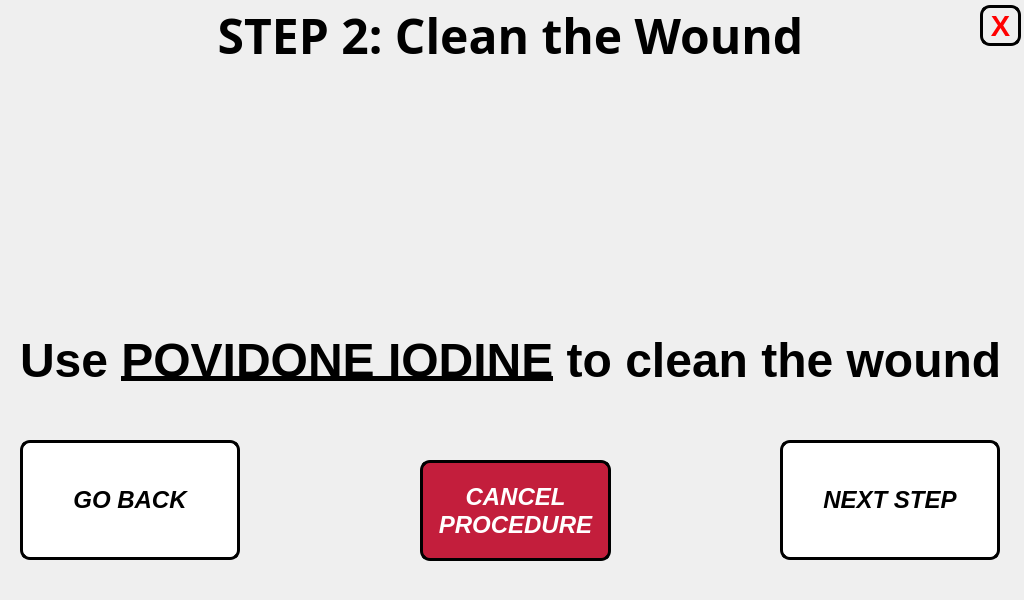
<?xml version="1.0" encoding="UTF-8"?>
<ui version="4.0">
 <class>step_1_window</class>
 <widget class="QMainWindow" name="step_1_window">
  <property name="geometry">
   <rect>
    <x>0</x>
    <y>0</y>
    <width>1024</width>
    <height>600</height>
   </rect>
  </property>
  <property name="minimumSize">
   <size>
    <width>1024</width>
    <height>600</height>
   </size>
  </property>
  <property name="maximumSize">
   <size>
    <width>1024</width>
    <height>600</height>
   </size>
  </property>
  <property name="windowTitle">
   <string>Step 1 Procedure</string>
  </property>
  <widget class="QWidget" name="centralwidget">
   <widget class="QLabel" name="title_step">
    <property name="geometry">
     <rect>
      <x>5</x>
      <y>0</y>
      <width>1011</width>
      <height>71</height>
     </rect>
    </property>
    <property name="font">
     <font>
      <family>Unispace</family>
      <pointsize>18</pointsize>
      <weight>75</weight>
      <bold>true</bold>
     </font>
    </property>
    <property name="text">
     <string>&lt;html&gt;&lt;head/&gt;&lt;body&gt;&lt;p align=&quot;center&quot;&gt;&lt;span style=&quot; font-size:36pt;&quot;&gt;STEP 2: Clean the Wound&lt;/span&gt;&lt;/p&gt;&lt;/body&gt;&lt;/html&gt;</string>
    </property>
    <property name="alignment">
     <set>Qt::AlignCenter</set>
    </property>
   </widget>
   <widget class="QLabel" name="text_steps">
    <property name="geometry">
     <rect>
      <x>20</x>
      <y>300</y>
      <width>981</width>
      <height>121</height>
     </rect>
    </property>
    <property name="font">
     <font>
      <pointsize>14</pointsize>
      <weight>75</weight>
      <bold>true</bold>
     </font>
    </property>
    <property name="text">
     <string>&lt;html&gt;&lt;head/&gt;&lt;body&gt;&lt;p align=&quot;center&quot;&gt;&lt;span style=&quot; font-size:36pt;&quot;&gt;Use &lt;/span&gt;&lt;span style=&quot; font-size:36pt; text-decoration: underline;&quot;&gt;POVIDONE IODINE&lt;/span&gt;&lt;span style=&quot; font-size:36pt;&quot;&gt; to clean the wound.&lt;/span&gt;&lt;/p&gt;&lt;/body&gt;&lt;/html&gt;</string>
    </property>
   </widget>
   <widget class="QLabel" name="gif_player_label">
    <property name="geometry">
     <rect>
      <x>330</x>
      <y>80</y>
      <width>360</width>
      <height>240</height>
     </rect>
    </property>
    <property name="minimumSize">
     <size>
      <width>360</width>
      <height>240</height>
     </size>
    </property>
    <property name="maximumSize">
     <size>
      <width>360</width>
      <height>240</height>
     </size>
    </property>
    <property name="font">
     <font>
      <family>Unispace</family>
      <pointsize>16</pointsize>
      <weight>75</weight>
      <bold>true</bold>
     </font>
    </property>
    <property name="frameShape">
     <enum>QFrame::NoFrame</enum>
    </property>
    <property name="lineWidth">
     <number>1</number>
    </property>
    <property name="text">
     <string/>
    </property>
    <property name="alignment">
     <set>Qt::AlignCenter</set>
    </property>
   </widget>
   <widget class="QPushButton" name="next_step_button">
    <property name="geometry">
     <rect>
      <x>780</x>
      <y>440</y>
      <width>220</width>
      <height>120</height>
     </rect>
    </property>
    <property name="minimumSize">
     <size>
      <width>220</width>
      <height>120</height>
     </size>
    </property>
    <property name="maximumSize">
     <size>
      <width>220</width>
      <height>120</height>
     </size>
    </property>
    <property name="font">
     <font>
      <pointsize>18</pointsize>
      <weight>75</weight>
      <italic>true</italic>
      <bold>true</bold>
     </font>
    </property>
    <property name="cursor">
     <cursorShape>PointingHandCursor</cursorShape>
    </property>
    <property name="styleSheet">
     <string notr="true">QPushButton:hover:!pressed
{
  background-color: rgb(195,30,60);
}

QPushButton
{
  background-color: white;
color: black;
border-style: outset;
border-width: 3px;
border-radius:10px;
border-color: black;
}</string>
    </property>
    <property name="text">
     <string>NEXT STEP</string>
    </property>
   </widget>
   <widget class="QPushButton" name="go_back_button">
    <property name="geometry">
     <rect>
      <x>20</x>
      <y>440</y>
      <width>220</width>
      <height>120</height>
     </rect>
    </property>
    <property name="minimumSize">
     <size>
      <width>220</width>
      <height>120</height>
     </size>
    </property>
    <property name="maximumSize">
     <size>
      <width>220</width>
      <height>120</height>
     </size>
    </property>
    <property name="font">
     <font>
      <pointsize>18</pointsize>
      <weight>75</weight>
      <italic>true</italic>
      <bold>true</bold>
     </font>
    </property>
    <property name="styleSheet">
     <string notr="true">QPushButton:hover:!pressed
{
  background-color: rgb(195,30,60);
}

QPushButton
{
  background-color: white;
color: black;
border-style: outset;
border-width: 3px;
border-radius:10px;
border-color: black;
}</string>
    </property>
    <property name="text">
     <string>GO BACK</string>
    </property>
   </widget>
   <widget class="QLabel" name="label">
    <property name="geometry">
     <rect>
      <x>0</x>
      <y>0</y>
      <width>1024</width>
      <height>600</height>
     </rect>
    </property>
    <property name="minimumSize">
     <size>
      <width>1024</width>
      <height>600</height>
     </size>
    </property>
    <property name="maximumSize">
     <size>
      <width>1024</width>
      <height>600</height>
     </size>
    </property>
    <property name="text">
     <string/>
    </property>
    <property name="pixmap">
     <pixmap>../pictures/program_pictures/main_wallpaper.png</pixmap>
    </property>
   </widget>
   <widget class="QPushButton" name="end_procedure_now_button">
    <property name="geometry">
     <rect>
      <x>420</x>
      <y>460</y>
      <width>191</width>
      <height>101</height>
     </rect>
    </property>
    <property name="minimumSize">
     <size>
      <width>0</width>
      <height>0</height>
     </size>
    </property>
    <property name="maximumSize">
     <size>
      <width>16777215</width>
      <height>16777215</height>
     </size>
    </property>
    <property name="font">
     <font>
      <pointsize>18</pointsize>
      <weight>75</weight>
      <italic>true</italic>
      <bold>true</bold>
     </font>
    </property>
    <property name="styleSheet">
     <string notr="true">QPushButton:hover:!pressed
{
  background-color: grey;
}

QPushButton
{
  background-color: rgb(195,30,60);
color: white;
border-style: outset;
border-width: 3px;
border-radius:10px;
border-color: black;
}</string>
    </property>
    <property name="text">
     <string>CANCEL
PROCEDURE</string>
    </property>
   </widget>
   <widget class="QPushButton" name="close_button">
    <property name="geometry">
     <rect>
      <x>980</x>
      <y>5</y>
      <width>41</width>
      <height>41</height>
     </rect>
    </property>
    <property name="font">
     <font>
      <pointsize>22</pointsize>
      <weight>75</weight>
      <bold>true</bold>
     </font>
    </property>
    <property name="styleSheet">
     <string notr="true">QPushButton:hover:!pressed
{
  background-color: rgb(195,30,60);
}

QPushButton
{

color: red;
border-style: outset;
border-width: 3px;
border-radius:10px;
border-color: black;
}
</string>
    </property>
    <property name="text">
     <string>X</string>
    </property>
   </widget>
   <zorder>label</zorder>
   <zorder>title_step</zorder>
   <zorder>text_steps</zorder>
   <zorder>gif_player_label</zorder>
   <zorder>next_step_button</zorder>
   <zorder>go_back_button</zorder>
   <zorder>end_procedure_now_button</zorder>
   <zorder>close_button</zorder>
  </widget>
 </widget>
 <resources/>
 <connections/>
</ui>
